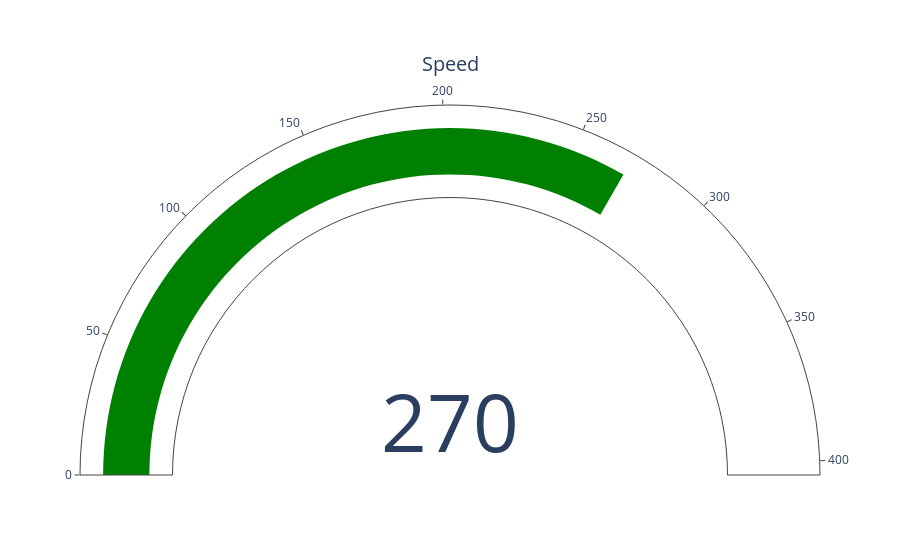

The cell this chart's notebook holds for it:
### Markdown cell above
### Basic Gauge

### Code cell
import plotly.graph_objects as go

fig = go.Figure(go.Indicator(
    mode = "gauge+number",
    value = 270,
    domain = {'x': [0, 1], 'y': [0, 1]},
    title = {'text': "Speed"}))

fig.show()

### Figure 1 — Plotly figure (JSON) as saved in the notebook; plotly's stock layout.template omitted (floating-point values rounded to 4 significant figures)
{"data": [{"domain": {"x": [0, 1], "y": [0, 1]}, "mode": "gauge+number", "title": {"text": "Speed"}, "type": "indicator", "value": 270}], "layout": {}}
